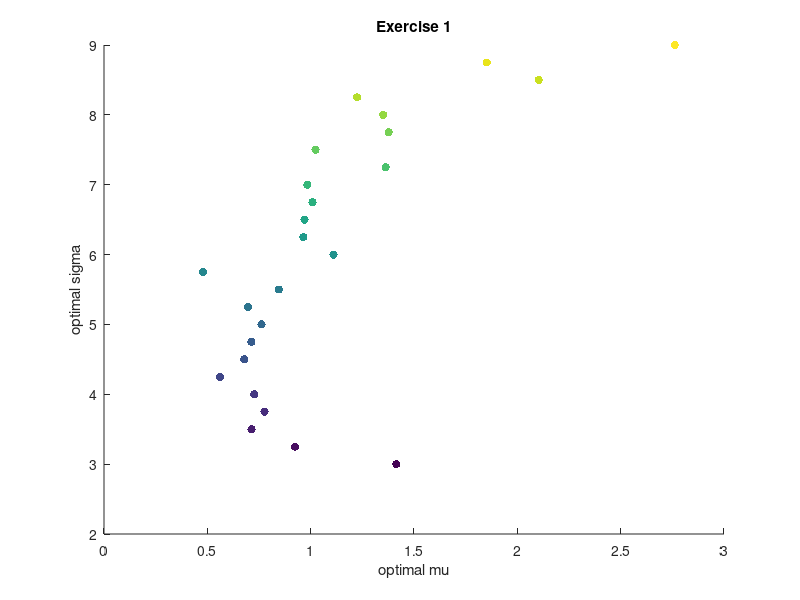

The MATLAB script that drew this image:



r = 3.00;
n_of_rs = 25;
rs = linspace(3.00, 9.00, n_of_rs);
optimal_sigmas = zeros(n_of_rs, 1);
optimal_mus = zeros(n_of_rs, 1);
n=8;
lb = zeros(n, 1);
seed = 1337;
rng(1337);

for r_index=1:n_of_rs
    % Generate new data
    
    
    f_vector = zeros(n, 1);
    e_vector = ones(n, 1);
    Corr=zeros(n,n);
    for i=1:n
        for j=1:n
            Corr(i,j)=(-1)^abs(i-j)/(abs(i-j)+1);
        end
    end
    sigma=zeros(n,1);
    mu=zeros(n,1);
    sigma(1)=2;
    mu(1)=3;
    for i=1:n-1
        sigma(i+1)=sigma(i)+2*rand;
        mu(i+1)=mu(i)+1;
    end
    D=diag(sigma);
    C2=D*Corr*D;
    C=0.5*(C2+C2');
    % Find optimal values with quadprog
	Aeq = [mu,e_vector]';
    beq = [rs(r_index); 1];
    [x,fval,exitflag,output,lambda] = quadprog(C,f_vector,[],[],Aeq,beq,lb);
    optimal_sigmas(r_index) = sqrt(fval);
    optimal_mus(r_index) = mu' * x;

end

optimal_sigmas
optimal_mus
scatter(optimal_sigmas, optimal_mus, [], rs, "filled")

%plot(optimal_sigmas, optimal_mus)
xlabel('optimal mu')
ylabel('optimal sigma')
title('Exercise 1')

